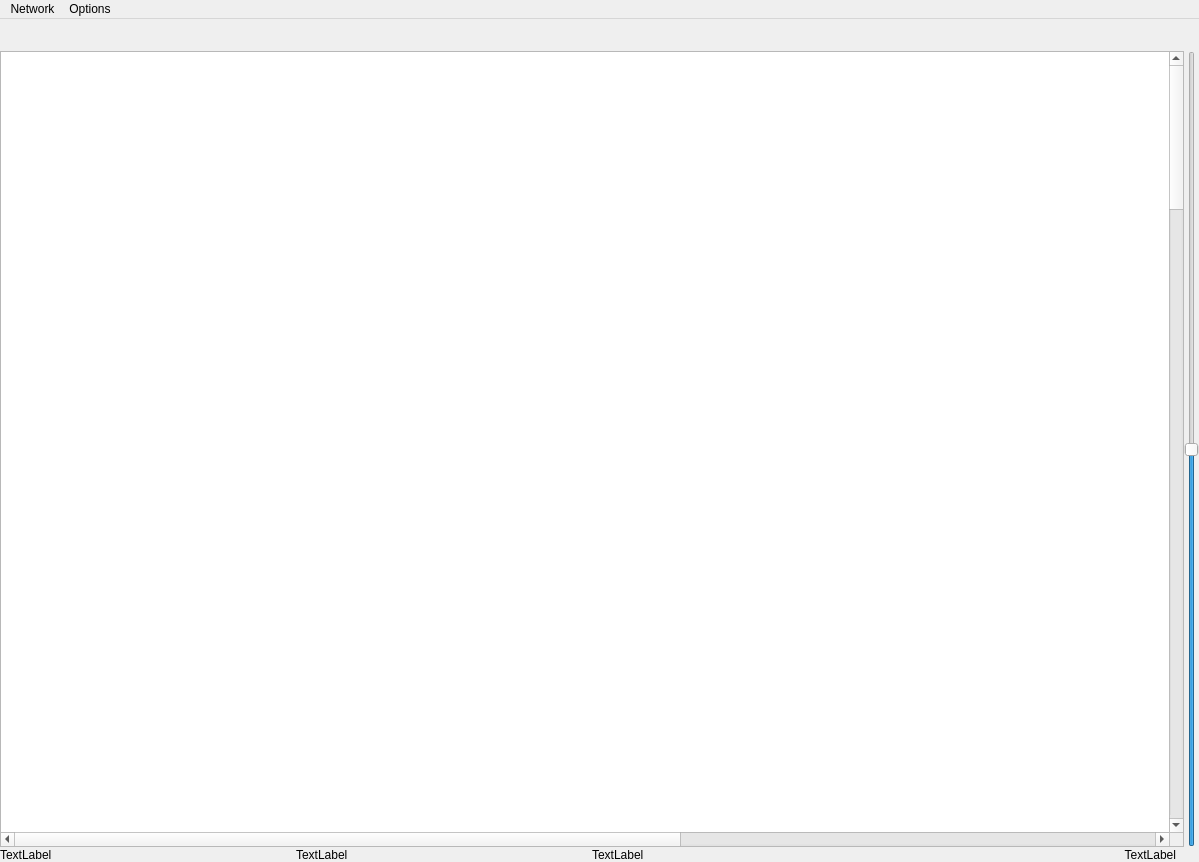
<?xml version="1.0" encoding="UTF-8"?>
<ui version="4.0">
 <class>VisualizationWindow</class>
 <widget class="QMainWindow" name="VisualizationWindow">
  <property name="geometry">
   <rect>
    <x>0</x>
    <y>0</y>
    <width>1199</width>
    <height>862</height>
   </rect>
  </property>
  <property name="mouseTracking">
   <bool>true</bool>
  </property>
  <property name="windowTitle">
   <string>MainWindow</string>
  </property>
  <widget class="QWidget" name="centralwidget">
   <property name="mouseTracking">
    <bool>true</bool>
   </property>
   <layout class="QGridLayout" name="gridLayout" rowstretch="1,25">
    <property name="leftMargin">
     <number>0</number>
    </property>
    <property name="topMargin">
     <number>0</number>
    </property>
    <property name="rightMargin">
     <number>0</number>
    </property>
    <property name="bottomMargin">
     <number>0</number>
    </property>
    <property name="spacing">
     <number>0</number>
    </property>
    <item row="0" column="0">
     <layout class="QHBoxLayout" name="horizontalLayout">
      <property name="spacing">
       <number>0</number>
      </property>
      <property name="sizeConstraint">
       <enum>QLayout::SetMinimumSize</enum>
      </property>
     </layout>
    </item>
    <item row="1" column="0">
     <layout class="QGridLayout" name="visualizationArea">
      <property name="sizeConstraint">
       <enum>QLayout::SetFixedSize</enum>
      </property>
      <property name="verticalSpacing">
       <number>1</number>
      </property>
      <item row="0" column="0">
       <widget class="QGraphicsView" name="graphicsView">
        <property name="mouseTracking">
         <bool>true</bool>
        </property>
        <property name="verticalScrollBarPolicy">
         <enum>Qt::ScrollBarAlwaysOn</enum>
        </property>
        <property name="horizontalScrollBarPolicy">
         <enum>Qt::ScrollBarAlwaysOn</enum>
        </property>
        <property name="sizeAdjustPolicy">
         <enum>QAbstractScrollArea::AdjustIgnored</enum>
        </property>
        <property name="sceneRect">
         <rectf>
          <x>0.000000000000000</x>
          <y>0.000000000000000</y>
          <width>2000.000000000000000</width>
          <height>5000.000000000000000</height>
         </rectf>
        </property>
        <property name="dragMode">
         <enum>QGraphicsView::RubberBandDrag</enum>
        </property>
        <property name="transformationAnchor">
         <enum>QGraphicsView::AnchorViewCenter</enum>
        </property>
        <property name="viewportUpdateMode">
         <enum>QGraphicsView::SmartViewportUpdate</enum>
        </property>
        <property name="optimizationFlags">
         <set>QGraphicsView::DontAdjustForAntialiasing</set>
        </property>
       </widget>
      </item>
      <item row="0" column="1">
       <widget class="QSlider" name="zoomSlider">
        <property name="maximum">
         <number>500</number>
        </property>
        <property name="pageStep">
         <number>4</number>
        </property>
        <property name="value">
         <number>250</number>
        </property>
        <property name="orientation">
         <enum>Qt::Vertical</enum>
        </property>
       </widget>
      </item>
      <item row="2" column="0">
       <layout class="QHBoxLayout" name="horizontalLayout_2">
        <item>
         <widget class="QLabel" name="stat4Label">
          <property name="text">
           <string>TextLabel</string>
          </property>
         </widget>
        </item>
        <item>
         <widget class="QLabel" name="stat3Label">
          <property name="text">
           <string>TextLabel</string>
          </property>
         </widget>
        </item>
        <item>
         <widget class="QLabel" name="stat2Label">
          <property name="text">
           <string>TextLabel</string>
          </property>
         </widget>
        </item>
        <item>
         <widget class="QLabel" name="stat1Label">
          <property name="text">
           <string>TextLabel</string>
          </property>
          <property name="alignment">
           <set>Qt::AlignRight|Qt::AlignTrailing|Qt::AlignVCenter</set>
          </property>
          <property name="margin">
           <number>6</number>
          </property>
          <property name="indent">
           <number>8</number>
          </property>
         </widget>
        </item>
       </layout>
      </item>
     </layout>
    </item>
   </layout>
  </widget>
  <widget class="QMenuBar" name="menubar">
   <property name="geometry">
    <rect>
     <x>0</x>
     <y>0</y>
     <width>1199</width>
     <height>21</height>
    </rect>
   </property>
   <widget class="QMenu" name="menuNew">
    <property name="title">
     <string>Network</string>
    </property>
    <widget class="QMenu" name="menuLoad">
     <property name="title">
      <string>Load</string>
     </property>
     <addaction name="actionOpen_file"/>
     <addaction name="separator"/>
     <addaction name="actionExampleNet1"/>
    </widget>
    <addaction name="menuLoad"/>
   </widget>
   <widget class="QMenu" name="menuOptions">
    <property name="title">
     <string>Options</string>
    </property>
    <addaction name="actionDisplay_layers"/>
    <addaction name="separator"/>
   </widget>
   <addaction name="menuNew"/>
   <addaction name="menuOptions"/>
  </widget>
  <action name="actionNewLayer">
   <property name="text">
    <string>Layer</string>
   </property>
  </action>
  <action name="actionConsole">
   <property name="checkable">
    <bool>false</bool>
   </property>
   <property name="checked">
    <bool>false</bool>
   </property>
   <property name="text">
    <string>Console</string>
   </property>
  </action>
  <action name="actionZmiana">
   <property name="text">
    <string>Zmiana</string>
   </property>
  </action>
  <action name="actionTrainingDialog">
   <property name="checkable">
    <bool>false</bool>
   </property>
   <property name="text">
    <string>Training</string>
   </property>
  </action>
  <action name="actionStats">
   <property name="text">
    <string>Stats</string>
   </property>
  </action>
  <action name="actionFunkcja_sinus">
   <property name="text">
    <string>Funkcja sinus</string>
   </property>
  </action>
  <action name="actionSine">
   <property name="text">
    <string>Sine</string>
   </property>
  </action>
  <action name="actionAnimation">
   <property name="checkable">
    <bool>true</bool>
   </property>
   <property name="checked">
    <bool>false</bool>
   </property>
   <property name="text">
    <string>Animation</string>
   </property>
  </action>
  <action name="actionDisplay">
   <property name="text">
    <string>Display</string>
   </property>
  </action>
  <action name="actionLoad">
   <property name="text">
    <string>Load</string>
   </property>
  </action>
  <action name="actionDisplayTrainingData">
   <property name="text">
    <string>Display</string>
   </property>
  </action>
  <action name="actionDisplay_layers">
   <property name="checkable">
    <bool>true</bool>
   </property>
   <property name="text">
    <string>Display layers</string>
   </property>
  </action>
  <action name="actionOutput_plot">
   <property name="text">
    <string>Output plot</string>
   </property>
  </action>
  <action name="actionNetwork_error">
   <property name="text">
    <string>Network error plot</string>
   </property>
  </action>
  <action name="actionOutput_plot_2">
   <property name="text">
    <string>Output plot</string>
   </property>
  </action>
  <action name="actionLive_output_plot">
   <property name="text">
    <string>Live output plot</string>
   </property>
  </action>
  <action name="actionRemove">
   <property name="text">
    <string>Remove</string>
   </property>
  </action>
  <action name="actionOpen_file">
   <property name="text">
    <string>Open file</string>
   </property>
  </action>
  <action name="actionExampleNet1">
   <property name="text">
    <string>Example networks</string>
   </property>
  </action>
 </widget>
 <resources/>
 <connections/>
</ui>
